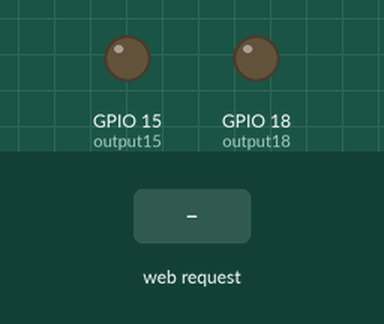
Bench run of a sketch on a simulated ESP32. Shown: output pins drawn as LEDs (lit = HIGH). The inputs (shaded band) are chosen by the test bench. WiFi joins after 1.5 s; servers stay silent unless stated; what the sketch prints to the serial monitor is not drawn.

Above: at 2.7 s.
2.8 s: HTTP request GET /18/on received
At 3.7 s:
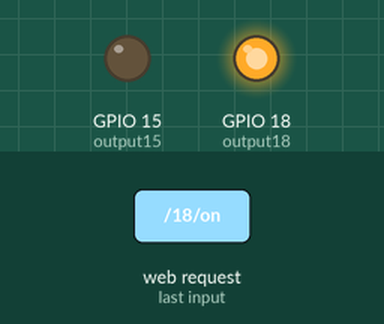
4.3 s: HTTP request GET /15/on received
At 4.8 s:
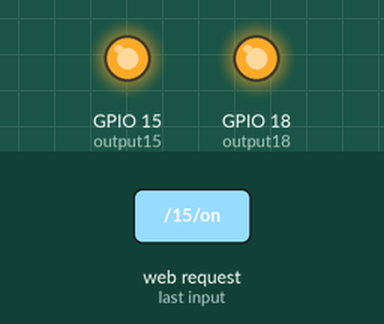
5.8 s: HTTP request GET /18/off received
At 7.0 s:
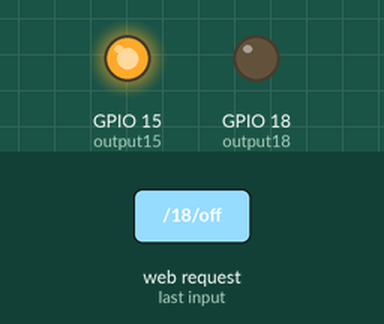
7.3 s: HTTP request GET /15/off received
At 8.3 s:
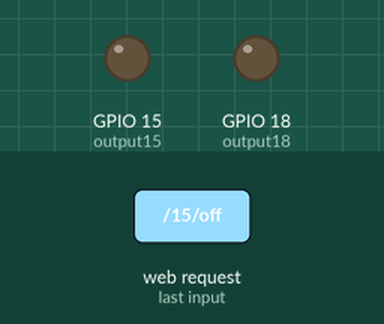
Timing chart, 0 to 9.8 s (numbered marks = the images above; inputs shaded):
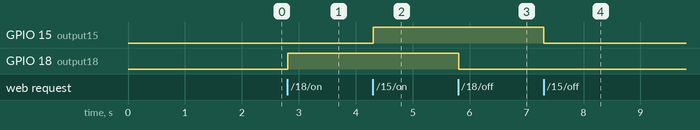

The sketch:

relay_request.ino
```cpp
// Load Wi-Fi library
#include <WiFi.h>

// Replace with your network credentials
const char* ssid = "H3ins3mb3rg2";
const char* password = "estaesunaredsegura";

// Set web server port number to 80
WiFiServer server(80);

// Variable to store the HTTP request
String header;

// Auxiliar variables to store the current output state
String output18State = "off";
String output15State = "off";

// Assign output variables to GPIO pins
const int output18 = 18;
const int output15 = 15;

// Current time
unsigned long currentTime = millis();
// Previous time
unsigned long previousTime = 0;
// Define timeout time in milliseconds (example: 2000ms = 2s)
const long timeoutTime = 2000;

void setup() {
  Serial.begin(115200);
  // Initialize the output variables as outputs
  pinMode(output18, OUTPUT);
  pinMode(output15, OUTPUT);
  // Set outputs to LOW
  digitalWrite(output18, LOW);
  digitalWrite(output15, LOW);

  // Connect to Wi-Fi network with SSID and password
  Serial.print("Connecting to ");
  Serial.println(ssid);
  WiFi.begin(ssid, password);
  while (WiFi.status() != WL_CONNECTED) {
    delay(500);
    Serial.print(".");
  }
  // Print local IP address and start web server
  Serial.println("");
  Serial.println("WiFi connected.");
  Serial.println("IP address: ");
  Serial.println(WiFi.localIP());
  server.begin();
}

void loop(){
  WiFiClient client = server.available();   // Listen for incoming clients

  if (client) {                             // If a new client connects,
    currentTime = millis();
    previousTime = currentTime;
    Serial.println("New Client.");          // print a message out in the serial port
    String currentLine = "";                // make a String to hold incoming data from the client
    while (client.connected() && currentTime - previousTime <= timeoutTime) {  // loop while the client's connected
      currentTime = millis();
      if (client.available()) {             // if there's bytes to read from the client,
        char c = client.read();             // read a byte, then
        Serial.write(c);                    // print it out the serial monitor
        header += c;
        if (c == '\n') {                    // if the byte is a newline character
          // if the current line is blank, you got two newline characters in a row.
          // that's the end of the client HTTP request, so send a response:
          if (currentLine.length() == 0) {
            // HTTP headers always start with a response code (e.g. HTTP/1.1 200 OK)
            // and a content-type so the client knows what's coming, then a blank line:
            client.println("HTTP/1.1 200 OK");
            client.println("Content-type:text/html");
            client.println("Connection: close");
            client.println();

            // turns the GPIOs on and off
            if (header.indexOf("GET /18/on") >= 0) {
              Serial.println("GPIO 18 on");
              output18State = "on";
              digitalWrite(output18, HIGH);
            } else if (header.indexOf("GET /18/off") >= 0) {
              Serial.println("GPIO 18 off");
              output18State = "off";
              digitalWrite(output18, LOW);
            } else if (header.indexOf("GET /15/on") >= 0) {
              Serial.println("GPIO 15 on");
              output15State = "on";
              digitalWrite(output15, HIGH);
            } else if (header.indexOf("GET /15/off") >= 0) {
              Serial.println("GPIO 15 off");
              output15State = "off";
              digitalWrite(output15, LOW);
            }

            // Display the HTML web page
            client.println("<!DOCTYPE html><html>");
            client.println("<head><meta name=\"viewport\" content=\"width=device-width, initial-scale=1\">");
            client.println("<link rel=\"icon\" href=\"data:,\">");
            // CSS to style the on/off buttons
            // Feel free to change the background-color and font-size attributes to fit your preferences
            client.println("<style>html { font-family: Helvetica; display: inline-block; margin: 0px auto; text-align: center;}");
            client.println(".button { background-color: #4CAF50; border: none; color: white; padding: 16px 40px;");
            client.println("text-decoration: none; font-size: 30px; margin: 2px; cursor: pointer;}");
            client.println(".button2 {background-color: #555555;}</style></head>");

            // Web Page Heading
            client.println("<body><h1>ElGatito Lights Web Server</h1>");

            // Display current state, and ON/OFF buttons for GPIO 18
            client.println("<p>GPIO 18 - State " + output18State + "</p>");
            // If the output18State is off, it displays the ON button
            if (output18State=="off") {
              client.println("<p><a href=\"/18/on\"><button class=\"button\">ON</button></a></p>");
            } else {
              client.println("<p><a href=\"/18/off\"><button class=\"button button2\">OFF</button></a></p>");
            }

            // Display current state, and ON/OFF buttons for GPIO 15
            client.println("<p>GPIO 15 - State " + output15State + "</p>");
            // If the output15State is off, it displays the ON button
            if (output15State=="off") {
              client.println("<p><a href=\"/15/on\"><button class=\"button\">ON</button></a></p>");
            } else {
              client.println("<p><a href=\"/15/off\"><button class=\"button button2\">OFF</button></a></p>");
            }
            client.println("</body></html>");

            // The HTTP response ends with another blank line
            client.println();
            // Break out of the while loop
            break;
          } else { // if you got a newline, then clear currentLine
            currentLine = "";
          }
        } else if (c != '\r') {  // if you got anything else but a carriage return character,
          currentLine += c;      // add it to the end of the currentLine
        }
      }
    }
    // Clear the header variable
    header = "";
    // Close the connection
    client.stop();
    Serial.println("Client disconnected.");
    Serial.println("");
  }
}
```

Measured:
- after the input at 2.8 s, GPIO 18 (output18): LOW → HIGH at once
- after the input at 4.3 s, GPIO 15 (output15): LOW → HIGH at once
- after the input at 5.8 s, GPIO 18 (output18): HIGH → LOW at once
- after the input at 7.3 s, GPIO 15 (output15): HIGH → LOW at once
